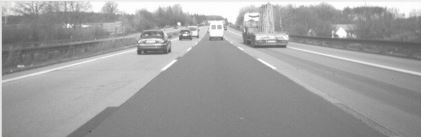
#> input picture LaneTracking/res/Street.JPG, 421 x 137 px, found by its file name
$ python LaneTracking.py   (Python 2 division)   (older library calls are emulated)
#> lines starting #> are read from the running program, lines starting #| are printed output that depends on the picture; after the words box and inside, x2 and y2 are one past the last pixel; in counts of white or black regions, pixels touching at a corner belong together
### LaneTracking/Filtering.py
# FILTERING MODULE
import cv2
import numpy as np


def CannyFilter(img, thresh_low, thresh_high):
    # CANNY FILTER,
    # INPUT - GRAYSCALE IMAGE
    # OUTPUT - CANNY IMAGE

    image = np.copy(img)
    if thresh_low is None or thresh_high is None:
        print 'A Threshold is None'

    # BLUR THEN CANNY
    blurred_image = cv2.GaussianBlur(image, (3, 3), 0)
    # blurred_image = image
    canny_img = cv2.Canny(blurred_image, thresh_low, thresh_high, 3)

    return canny_img


def HoughFilter(canny_img, threshold):
    # HOUGH FILTER
    # INPUT - CANNY IMAGE
    # OUTPUT - LINES

    if threshold is 0:
        threshold = 1

    # HOUGH FILTER, RETURNING LINES
    lines = cv2.HoughLines(
        canny_img,  # input array
        1.0,  # rho
        np.pi / 180.0,  # theta
        threshold,  # threshold
        0, 0)  # length divisor, # angular resolution divisor
    return lines


# [17 lines left out: function ProbabalisticHoughFilter, not called in this run]

### LaneTracking/Operations.py
# OPERATIONS MODULE
# NOT QUITE FILTERS

import numpy as np
import cv2


def SeparateStreets(lines):
    # Separate Street Lines - Remove lines associated with horizon
    # INPUT - CANNY IMAGE
    # OUTPUT - LINES

    if lines is None:
        return None

    # Handle 2 dimensions, or 3
    new_lines = None
    if np.ndim(lines) is 2:
        new_lines = np.copy(lines)
    elif np.ndim(lines) is 3:
        new_lines = np.copy(lines[0])
    else:
        print 'Strange number of dimensions? in SeparateStreets()'
        return new_lines

    indices_for_removal = np.array([])
    for i in range(np.shape(new_lines)[0]):
        rho_theta = new_lines[i]
        theta_degrees = rho_theta[1] * 180 / np.pi

        # if isCloseToHorizontal(theta_degrees) or isCloseToVertical(theta_degrees):
        if isMarkingsOfCurrentLane(theta_degrees):  # and not isCloseToVertical(theta_degrees)
            indices_for_removal = np.append(indices_for_removal, [i])
            # print 'Removed:' + str(theta_degrees)

    new_lines = np.delete(new_lines, indices_for_removal, axis=0)
    return new_lines


def isMarkingsOfCurrentLane(theta_degrees):
    # Returns true if 'theta_degrees' is within 90 +- HORIZON_ANGLE_TO_REMOVE
    ANGLE_TO_REMOVE = 25
    if np.greater_equal(theta_degrees, 90 - ANGLE_TO_REMOVE) \
            and np.less_equal(theta_degrees, 90 + ANGLE_TO_REMOVE):
        return True
    else:
        return False


# [19 lines left out: functions isCloseToHorizontal, isCloseToVertical, not called in this run]


def RemoveAboveHorizontal(binary_image, offset):

    half_height = (np.shape(binary_image)[0]) / 2
    binary_image[0:half_height - offset] = 0
    x1 = 0
    x2 = np.shape(binary_image)[1]
    y1 = half_height - offset
    y2 = half_height - offset
    points_of_line = np.array([x1, y1, x2, y2])

    return binary_image, points_of_line


def RemoveBelowHorizontal(binary_image, offset):

    height = (np.shape(binary_image)[0])
    binary_image[height - offset:] = 0
    x1 = 0
    x2 = np.shape(binary_image)[1]
    y1 = height - offset
    y2 = height - offset
    points_of_line = np.array([x1, y1, x2, y2])

    return binary_image, points_of_line


# [211 lines left out: functions ConvertProbHoughPointsToHoughPoints, ClusterHoughPoints, DetermineLanesFourClusters, DetermineLanes, MatchToClosestOldLane, SortLanes, not called in this run]


def areClusterAnglesTooClose(cluster_avg_1, cluster_avg_2):
    MIN_DISTANCE = (15 * np.pi/180)  # 10 Degrees
    return abs(cluster_avg_1[1] - cluster_avg_2[1]) < MIN_DISTANCE


# [112 lines left out: functions GetLaneFromMedian, GetLaneFromStdDeviation, RemoveOutliers, GetCenterPointBetweenLanes, GetInterceptX, not called in this run]

### LaneTracking/LaneTracking.py
#!/usr/bin/env python


import numpy as np
import cv2
import Filtering
import Operations
import DrawingOp as Draw

# Ignoring Segments
horizon_offset_origin = 100
horizon_offset_init = 100
horizon_max = 200
NAME_TOP_OFF_SLIDER = "Top Off"
NAME_BOT_OFF_SLIDER = "Bot Off"

# Canny Filter
cannyThresholdLow_init = 120
cannyThresholdHigh_init = 130
CANNY_THRESHOLD_MAX = 200
WINDOW_CANNY = "Canny Filter"
NAME_CANNY_UPPER = 'Canny U'
NAME_CANNY_LOWER = 'Canny L'
NAME_FRAME = "Frame"
NAME_SLOW = "Slow"

# Hough Filter
hough_threshold = 40
HOUGH_MAX_THRESHOLD = 100
NAME_HOUGH_THRESHOLD = 'Hough T'
WINDOW_HOUGH = "Hough Filter"

LANE_MODE = 1

# Booleans
isFrameRateUpdated = False
isPaused = False

# Globals
# input_image = None
grayscaled_image = None
left_outer = None
left_inner = None
right_inner = None
right_outer = None
frame_rate_multiplier = 1


def updateImage():
    global grayscaled_image

    # GET SLIDER BAR VALUES
    canny_thresh_low = cv2.getTrackbarPos(NAME_CANNY_LOWER, WINDOW_CANNY)
    canny_thresh_high = cv2.getTrackbarPos(NAME_CANNY_UPPER, WINDOW_CANNY)
    hough_thresh = cv2.getTrackbarPos(NAME_HOUGH_THRESHOLD, WINDOW_HOUGH)
    top_pixels_from_center = cv2.getTrackbarPos(NAME_TOP_OFF_SLIDER, WINDOW_CANNY)
    pixels_from_bottom = cv2.getTrackbarPos(NAME_BOT_OFF_SLIDER, WINDOW_CANNY)

    # CANNY FILTER
    canny_img = Filtering.CannyFilter(grayscaled_image, canny_thresh_low, canny_thresh_high)

    # REMOVE ABOVE HORIZON
    removed_top_img, top_line = \
        Operations.RemoveAboveHorizontal(canny_img, top_pixels_from_center - horizon_offset_origin)
    removed_top_bot_img, bot_line = \
        Operations.RemoveBelowHorizontal(canny_img, pixels_from_bottom - horizon_offset_origin)
    removed_top_bot_img_lines = np.copy(cv2.cvtColor(removed_top_bot_img, cv2.COLOR_GRAY2BGR))
    cv2.line(removed_top_bot_img_lines, (top_line[0], top_line[1]),
             (top_line[2], top_line[3]), (0, 0, 255), 2)
    cv2.line(removed_top_bot_img_lines, (top_line[0], top_line[1]),
             (top_line[2], top_line[3]), (0, 0, 255), 2)
    cv2.imshow(WINDOW_CANNY, removed_top_bot_img_lines)

    # HOUGH FILTER
    lines = Filtering.HoughFilter(removed_top_bot_img, hough_thresh)
    # all_lines_image = Draw.DrawHoughLinesOnImage(lines, rgb_image, (0, 0, 255))

    # SEPARATE STREETS, GET THE LINES ASSOCIATED WITH YOUR LANE ONLY, BY ANGLE
    street_lines = Operations.SeparateStreets(lines)
    # lane_separated_image = Draw.DrawHoughLinesOnImage(street_lines, rgb_image, (0, 0, 255))

    # CLUSTER INTO LEFT AND RIGHT LANE (HOPEFULLY)
    cluster1, cluster2 = Operations.ClusterHoughPoints(street_lines)
    cluster11, cluster12 = Operations.ClusterHoughPoints(cluster1)
    # lane11 = Operations.GetLaneFromStdDeviation(cluster11)
    # lane12 = Operations.GetLaneFromStdDeviation(cluster12)
    cluster21, cluster22 = Operations.ClusterHoughPoints(cluster2)
    # lane21 = Operations.GetLaneFromStdDeviation(cluster21)
    # lane22 = Operations.GetLaneFromStdDeviation(cluster22)

    # FIND AND DRAW LINES ASSOCIATED WITH STREETS
    rgb_image = np.copy(cv2.cvtColor(grayscaled_image, cv2.COLOR_GRAY2BGR))
    street_lines_image = Draw.DrawHoughLinesOnImage(cluster11, rgb_image, (255, 255, 0))
    street_lines_image = Draw.DrawHoughLinesOnImage(cluster12, street_lines_image, (255, 0, 255))
    street_lines_image = Draw.DrawHoughLinesOnImage(cluster21, street_lines_image, (255, 0, 0))
    street_lines_image = Draw.DrawHoughLinesOnImage(cluster22, street_lines_image, (0, 0, 255))

    # FIND AND DRAW LANES
    global left_outer, left_inner, right_inner, right_outer
    left_outer, left_inner, right_inner, right_outer = Operations. \
        DetermineLanes(cluster1, cluster2, left_outer, left_inner, right_inner, right_outer)
    lanes_image = np.copy(rgb_image)
    # lanes_image = Draw.DrawLaneOnImage(left_lane, lanes_image, (255, 0, 0))
    # lanes_image = Draw.DrawLaneOnImage(right_lane, lanes_image, (255, 0, 255))

    lanes_image = Draw.DrawLaneOnImage(left_outer, lanes_image, (255, 0, 0))
    lanes_image = Draw.DrawLaneOnImage(left_inner, lanes_image, (255, 255, 0))
    lanes_image = Draw.DrawLaneOnImage(right_outer, lanes_image, (0, 255, 0))
    lanes_image = Draw.DrawLaneOnImage(right_inner, lanes_image, (0, 0, 255))

    # DRAW CENTER LINE IMAGE FOR FRAME
    lanes_w_center_line = Draw.DrawCenterLine(lanes_image, np.shape(lanes_image)[1] / 2, (0, 255, 0))

    # GET AND DRAW CENTER LINE FOR LANE X INTERCEPTS
    center_point_x, x_left, x_right = Operations.GetCenterPointBetweenLanes(left_inner, right_inner,
                                                                            lanes_w_center_line)
    lanes_w_center_line = Draw.DrawCenterLine(lanes_w_center_line, center_point_x, (255, 255, 0))

    # DISPLAY PERCENT FROM LEFT AND RIGHT LANE ON IMAGE
    image_width = np.shape(lanes_w_center_line)[1]
    image_height = np.shape(lanes_w_center_line)[0]
    if x_right == x_left:
        percent_from_right = 0
        percent_from_left = 0
    else:
        percent_from_left = (image_width / 2 - x_left) / (x_right - x_left)
        percent_from_right = (image_width / 2 - x_right) / (x_right - x_left)
    left_text = 'Left Lane = ' + str(int(percent_from_left * 100))
    right_text = 'Right Lane = ' + str(int(percent_from_right * 100))
    cv2.putText(lanes_w_center_line, left_text, (0, image_height - 3), cv2.FONT_HERSHEY_SIMPLEX, 0.7, (0, 0, 255),
                thickness=2)
    cv2.putText(lanes_w_center_line, right_text, (300, image_height - 3), cv2.FONT_HERSHEY_SIMPLEX, 0.7, (0, 0, 255),
                thickness=2)

    # SHOW HOUGH LINE IMAGES
    images = np.array([street_lines_image, lanes_w_center_line])
    smaller_images = Draw.ScaleAndStackImages(images, 1.0)
    cv2.imshow(WINDOW_HOUGH, smaller_images)


# define a trackbar callback
def onTrackbar(x):
    updateImage()


# define a trackbar callback to specify change in frame to start from
def onFrameTrackbar(x):
    global isFrameRateUpdated
    isFrameRateUpdated = True


# define a trackbar callback to specify change in frame display rate
def onSlowTrackbar(x):
    global frame_rate_multiplier, isPaused
    frame_rate_multiplier = cv2.getTrackbarPos(NAME_SLOW, WINDOW_CANNY)
    if x is 0:
        isPaused = True
    else:
        isPaused = False


# Pull next frame from capture, update slider and update global operating image
def getNextFrame(cap):
    global grayscaled_image
    ret, frame = cap.read()
    grayscaled_image = cv2.cvtColor(frame, cv2.COLOR_BGR2GRAY)
    cv2.setTrackbarPos(NAME_FRAME, WINDOW_CANNY, int(cap.get(cv2.cv.CV_CAP_PROP_POS_FRAMES)))
    updateImage()


if __name__ == '__main__':
    # GET PHOTO
    filename = 'res/Street.jpg'
    input_image = cv2.imread(filename, 1)
#> input_image is the input picture: shape (137, 421, 3); mean B, G, R 159.8, 159.8, 159.8

    if input_image is None:
        print 'Cannot read input_image file: ' + filename

    # grayscaled_image.create(input_i mage.size(), input_image.type())
    grayscaled_image = cv2.cvtColor(input_image, cv2.COLOR_BGR2GRAY)

    # Create a WINDOW_CANNY
    cv2.namedWindow(WINDOW_CANNY, 1)
    cv2.namedWindow(WINDOW_HOUGH, 1)

    # Create Trackbars
    # Canny
    cv2.createTrackbar(NAME_CANNY_UPPER, WINDOW_CANNY, cannyThresholdHigh_init, CANNY_THRESHOLD_MAX, onTrackbar)
    cv2.createTrackbar(NAME_CANNY_LOWER, WINDOW_CANNY, cannyThresholdLow_init, CANNY_THRESHOLD_MAX, onTrackbar)
    cv2.createTrackbar(NAME_TOP_OFF_SLIDER, WINDOW_CANNY, horizon_offset_init, horizon_max, onTrackbar)
    cv2.createTrackbar(NAME_BOT_OFF_SLIDER, WINDOW_CANNY, 0, horizon_max, onTrackbar)
    cv2.createTrackbar(NAME_SLOW, WINDOW_CANNY, 1, 10, onSlowTrackbar)

    # Hough
    cv2.createTrackbar(NAME_HOUGH_THRESHOLD, WINDOW_HOUGH, hough_threshold, HOUGH_MAX_THRESHOLD, onTrackbar)

    # Show the input_image, explicitly call trackbar
    onTrackbar(0)
#> in CannyFilter, `canny_img = cv2.Canny(blurred_image, thresh_low, thresh_high, 3)`:
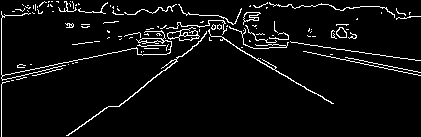
#> canny_img: shape (137, 421); 5.1% white in thin lines or dots
#> in RemoveAboveHorizontal, `binary_image[0:half_height - offset] = 0`:
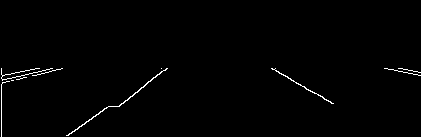
#> binary_image: shape (137, 421); 0.92% white in thin lines or dots, all inside (x1, y1, x2, y2) = (1, 68, 421, 137)
#> in updateImage, `removed_top_img, top_line = \ Operations.RemoveAboveHorizontal(canny_i..`: top_line = [0, 68, 421, 68]
#> in updateImage, `removed_top_bot_img, bot_line = \ Operations.RemoveBelowHorizontal(can..`: bot_line = [0, 237, 421, 237]
#> in updateImage, `cv2.line(removed_top_bot_img_lines, (top_line[0], top_line[1]), (top_l..`:
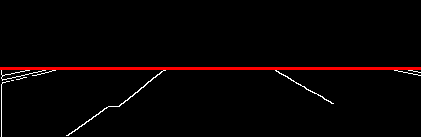
#> removed_top_bot_img_lines: shape (137, 421, 3); mean of channels 0, 1, 2 2.1, 2.1, 7.7; drawn as B, G, R
#> in HoughFilter, `lines = cv2.HoughLines( canny_img,`: lines = 14 rows, first 8: [-77, 2.09], [1, 0], [157, 0.89], [3, 0.0175], [156, 0.908], [149, 0.977], [149, 0.942], [158, 0.873]
#> in SeparateStreets, `new_lines = np.copy(lines[0])`: new_lines = [[-77, 2.09]]
#> the loop in SeparateStreets, `for i in range(np.shape(new_lines)[0]):` made 1 pass
#> (rho_theta, theta_degrees) on pass 1: ([-77, 2.09], 120)
#> (the run stopped early here; a loop or call above may not have finished)
